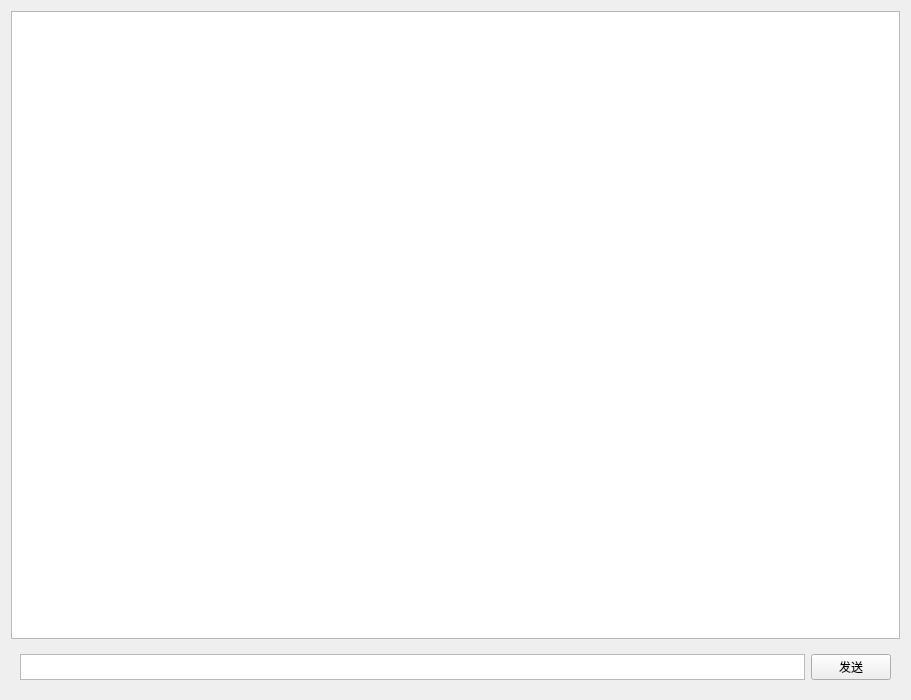
<?xml version="1.0" encoding="UTF-8"?>
<ui version="4.0">
 <class>MainWindow</class>
 <widget class="QWidget" name="MainWindow">
  <property name="geometry">
   <rect>
    <x>0</x>
    <y>0</y>
    <width>911</width>
    <height>700</height>
   </rect>
  </property>
  <property name="windowTitle">
   <string>Form</string>
  </property>
  <layout class="QVBoxLayout" name="verticalLayout" stretch="20,1">
   <item>
    <widget class="QListWidget" name="talk_area"/>
   </item>
   <item>
    <widget class="QWidget" name="widget" native="true">
     <layout class="QHBoxLayout" name="horizontalLayout">
      <item>
       <widget class="QTextEdit" name="textEdit">
        <property name="sizePolicy">
         <sizepolicy hsizetype="Expanding" vsizetype="Preferred">
          <horstretch>0</horstretch>
          <verstretch>0</verstretch>
         </sizepolicy>
        </property>
        <property name="minimumSize">
         <size>
          <width>0</width>
          <height>10</height>
         </size>
        </property>
        <property name="verticalScrollBarPolicy">
         <enum>Qt::ScrollBarAlwaysOff</enum>
        </property>
       </widget>
      </item>
      <item>
       <widget class="QPushButton" name="send_button">
        <property name="text">
         <string>发送</string>
        </property>
       </widget>
      </item>
     </layout>
    </widget>
   </item>
  </layout>
 </widget>
 <resources/>
 <connections/>
</ui>
